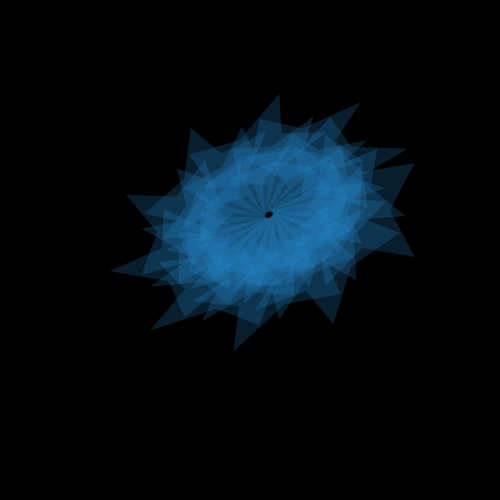
Frame 1 (no input)
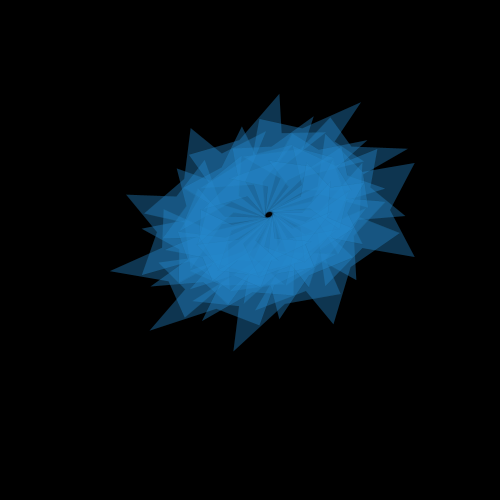
Frame 2 (the mouse pressed at the canvas centre, redrawn once)

The Processing sketch that drew these frames (run headless with seeded random() and noise(); the mouse was pressed at the canvas centre and the sketch redrawn once):

// Processing sketch: processing_84746
// ── processing_84746.pde

void setup(){
 smooth();
  background(/*225,245,243*/0);
  size(500, 500);
}
void draw(){

mouseX=100;
mouseY=100;
float x=20;//mouseX;
float y=40;//mouseY;
float n=5;//3+random(8); // nombre de cotes du polygone
float R=40;//+random(50); // rayon du polygone 
float r=4*R/2; // rayon de l'etoile polygonale

stroke(0,45);
strokeWeight(4/5);
fill(35,137,203,56);
float pisn=PI/n;
translate(width/2+r,height/2-r);
//for(int j=0;j</*n*5*/1;j++){forme simple
for(int j=0;j<=n*5;j++){
// dessin des n sommets du polygone
beginShape();
for(int k=0;k<n;k++) {
if (n%2==0){ // cas du polygone a un nombre pair de sommets
  vertex(x+R*cos(k*2*pisn-pisn),y-R*sin(k*2*pisn-pisn));
  vertex(x+r*cos(k*2*pisn-2*pisn),y-r*sin(k*2*pisn-2*pisn));
}else{ // cas du polygone a un nombre impair de sommets
  vertex(x+R*cos(k*2*pisn-2*pisn),y-R*sin(k*2*pisn-2*pisn));
  vertex(x+r*cos(k*2*pisn-pisn),y-r*sin(k*2*pisn-pisn));
}
}
endShape(CLOSE);
// dessin des n sommets du polygone
translate(x-10,y-10);
rotate(PI/5); 
//rotate(23*PI/53);
scale(0.8,1.2);
noLoop();
}
}
